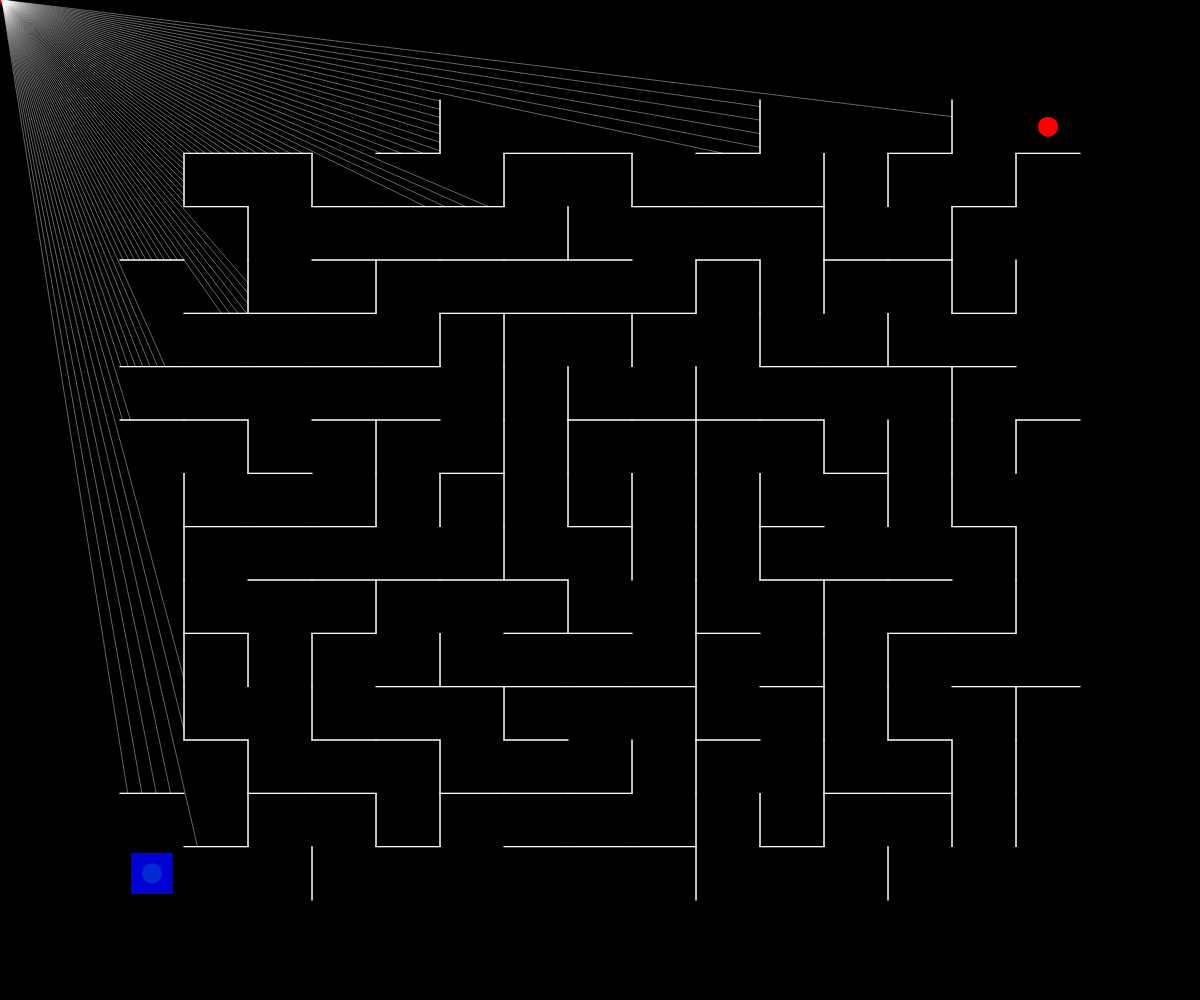
Frame 1 (no input)
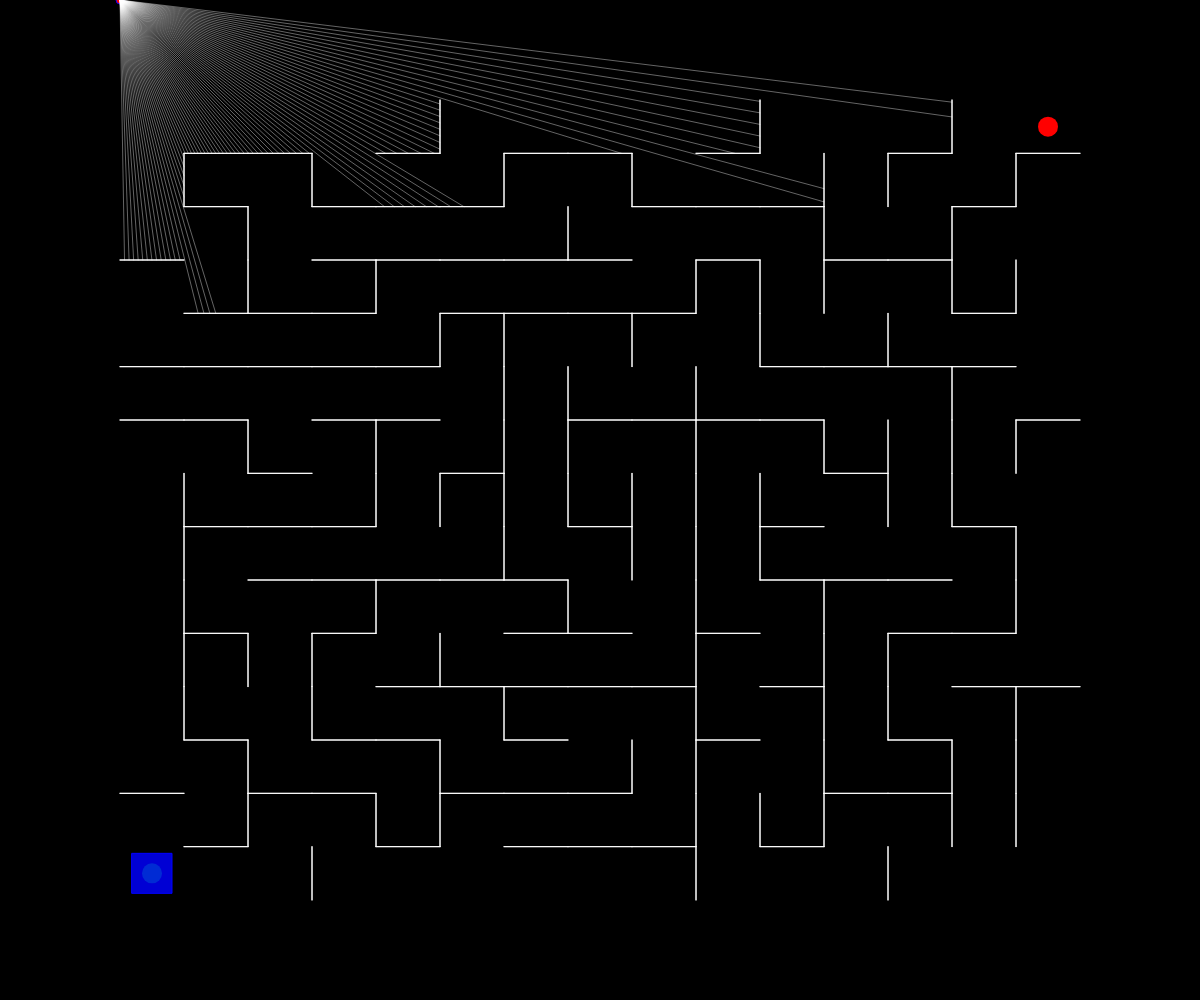
Frame 60 (no input)
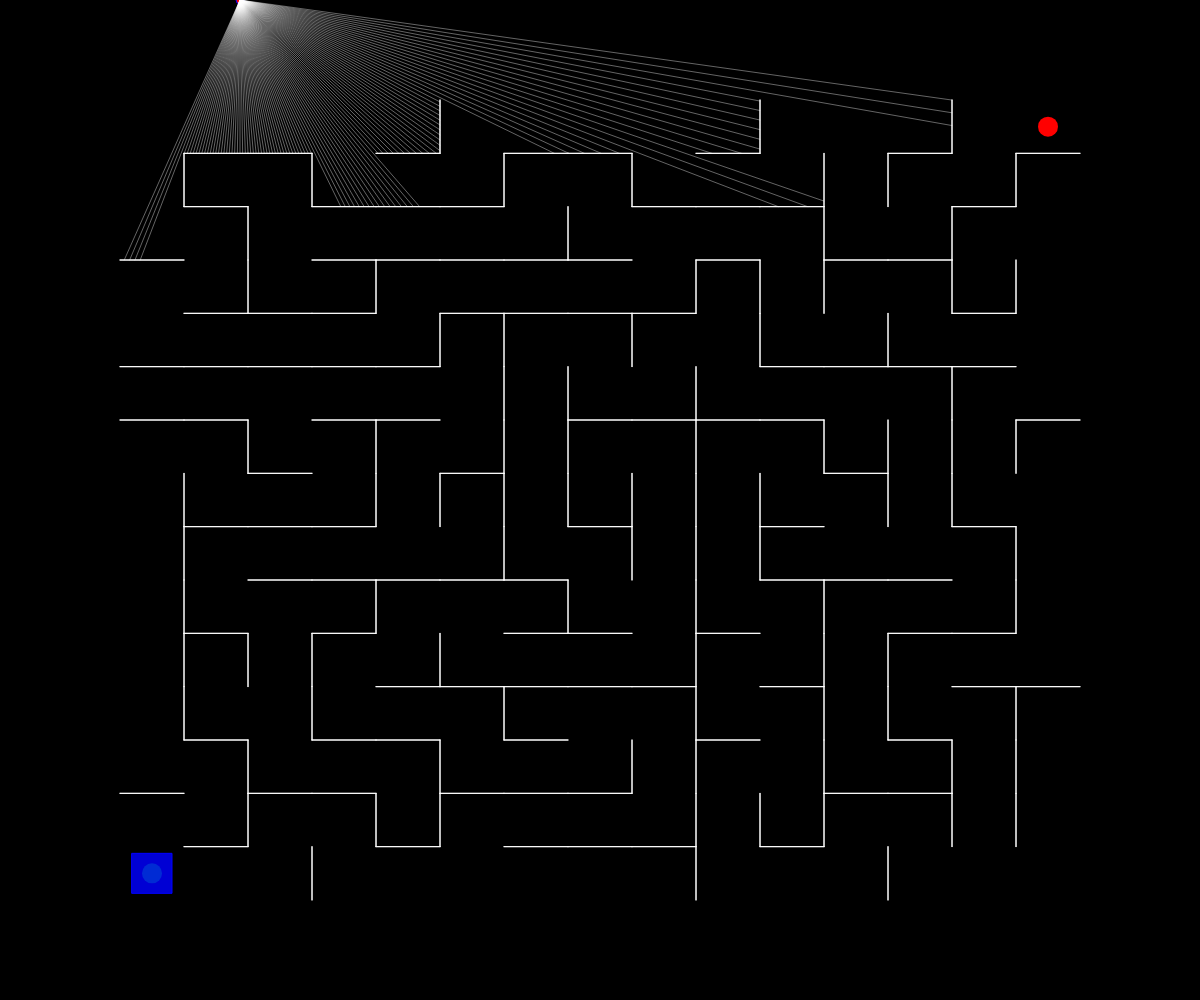
Frame 120 (the mouse pressed at the canvas centre since frame 60)

The p5.js sketch that drew these frames (run headless with seeded random() and noise() and a simulated clock; from frame 60 on, the mouse is pressed at the canvas centre):

// p5.js sketch
// ── sketch.js

let walls = [];
let particle;
let rectangleSize = 40; // Size of the rectangle (blue cube)
let rectanglePos; // Position of the rectangle (blue cube)
let isDragging = false; // Flag to track if the rectangle is being dragged

let wallCount = 5;
let rayCount = 1; // Number of rays (smaller values recommended)
let useMaze = true; // Toggle between random walls and maze layout
let mazeGridSize = 15; // Number of cells in the maze grid
let mazeSizeFactor = 0.8; // Size of the maze as a proportion of the window (0 to 1)

let speed = 2; // Control the speed of the particle

let start, end; // Start and End points
let gameStarted = false; // Game start flag
let winMessageShown = false; // Flag to show win message only once

function setup() {
  createCanvas(windowWidth, windowHeight);

  if (useMaze) {
    createMaze(mazeGridSize, mazeSizeFactor);
  } else {
    for (let i = 0; i < wallCount; i++) {
      let x1 = random(width);
      let x2 = random(width);
      let y1 = random(height);
      let y2 = random(height);
      walls[i] = new Boundary(x1, y1, x2, y2);
    }
  }

  particle = new Particle();
  rectanglePos = createVector(start.x, start.y); // Initialize rectangle position at the start point
}

function draw() {
  background(0);

  // Show the maze walls
  for (let wall of walls) {
    wall.show();
  }

  // Show Start and End points
  fill(0, 255, 0); // Green for start
  noStroke();
  ellipse(start.x, start.y, 20, 20);
  fill(255, 0, 0); // Red for end
  ellipse(end.x, end.y, 20, 20);

  // Draw the rectangle (cube) using CubeBoundary
  let cubeBoundary = new CubeBoundary(rectanglePos.x - rectangleSize / 2, rectanglePos.y - rectangleSize / 2, rectangleSize, rectangleSize);
  cubeBoundary.show();  // Draw the boundary of the cube

  // Check for winning condition
  if (gameStarted && !winMessageShown) {
    let distToEnd = dist(rectanglePos.x, rectanglePos.y, end.x, end.y);
    if (distToEnd < rectangleSize / 2) {
      winMessageShown = true;
      setTimeout(() => {
        alert("You Win!"); // Display win message
      }, 500);
    }
  }

  // Update and show the particle
  particle.update();
  particle.show();
  particle.look(walls, cubeBoundary); // Now pass cubeBoundary for ray-casting
}

function mousePressed() {
  let cubeBoundary = new CubeBoundary(rectanglePos.x - rectangleSize / 2, rectanglePos.y - rectangleSize / 2, rectangleSize, rectangleSize);
  
  // Check if the mouse is inside the cube (bounding box check)
  if (
    mouseX > rectanglePos.x - rectangleSize / 2 &&
    mouseX < rectanglePos.x + rectangleSize / 2 &&
    mouseY > rectanglePos.y - rectangleSize / 2 &&
    mouseY < rectanglePos.y + rectangleSize / 2
  ) {
    isDragging = true; // Start dragging the cube
    if (!gameStarted) {
      gameStarted = true; // Start the game once the cube is clicked
    }
  }
}

function mouseReleased() {
  isDragging = false; // Stop dragging the cube when mouse is released
}

function mouseDragged() {
  if (isDragging) {
    rectanglePos.x = mouseX; // Update cube's position to follow the mouse
    rectanglePos.y = mouseY;
  }
}

function createMaze(gridSize, sizeFactor) {
  let mazeWidth = width * sizeFactor;
  let mazeHeight = height * sizeFactor;
  let cellWidth = mazeWidth / gridSize;
  let cellHeight = mazeHeight / gridSize;

  let grid = [];
  let stack = [];

  // Calculate maze offset for centering
  let xOffset = (width - mazeWidth) / 2;
  let yOffset = (height - mazeHeight) / 2;

  // Initialize grid
  for (let i = 0; i < gridSize; i++) {
    grid[i] = [];
    for (let j = 0; j < gridSize; j++) {
      grid[i][j] = {
        x: i,
        y: j,
        walls: [true, true, true, true], // Top, Right, Bottom, Left
        visited: false
      };
    }
  }

  // Recursive backtracking
  let current = grid[gridSize - 1][0]; // Start at bottom-left corner
  current.visited = true;
  stack.push(current);

  while (stack.length > 0) {
    let next = getUnvisitedNeighbor(current, grid, gridSize);

    if (next) {
      next.visited = true;

      // Remove walls between current and next
      removeWalls(current, next);

      // Push current to stack
      stack.push(current);

      // Move to next cell
      current = next;
    } else {
      // Backtrack
      current = stack.pop();
    }
  }

  // Create walls based on cell data
  for (let i = 0; i < gridSize; i++) {
    for (let j = 0; j < gridSize; j++) {
      let cell = grid[i][j];
      let x = xOffset + cell.x * cellWidth;
      let y = yOffset + cell.y * cellHeight;

      // Only add internal walls
      if (cell.walls[0] && j > 0) walls.push(new Boundary(x, y, x + cellWidth, y)); // Top
      if (cell.walls[1] && i < gridSize - 1) walls.push(new Boundary(x + cellWidth, y, x + cellWidth, y + cellHeight)); // Right
      if (cell.walls[2] && j < gridSize - 1) walls.push(new Boundary(x + cellWidth, y + cellHeight, x, y + cellHeight)); // Bottom
      if (cell.walls[3] && i > 0) walls.push(new Boundary(x, y + cellHeight, x, y)); // Left
    }
  }

  // Define start and end points
  start = createVector(xOffset + cellWidth / 2, yOffset + mazeHeight - cellHeight / 2); // Bottom-left
  end = createVector(xOffset + mazeWidth - cellWidth / 2, yOffset + cellHeight / 2); // Top-right
}

function getUnvisitedNeighbor(cell, grid, gridSize) {
  let neighbors = [];
  let { x, y } = cell;

  if (y > 0 && !grid[x][y - 1].visited) neighbors.push(grid[x][y - 1]); // Top
  if (x < gridSize - 1 && !grid[x + 1][y].visited) neighbors.push(grid[x + 1][y]); // Right
  if (y < gridSize - 1 && !grid[x][y + 1].visited) neighbors.push(grid[x][y + 1]); // Bottom
  if (x > 0 && !grid[x - 1][y].visited) neighbors.push(grid[x - 1][y]); // Left

  if (neighbors.length > 0) {
    return random(neighbors);
  } else {
    return null;
  }
}

function removeWalls(current, next) {
  let x = current.x - next.x;
  let y = current.y - next.y;

  if (x === 1) {
    // Next is to the left
    current.walls[3] = false;
    next.walls[1] = false;
  } else if (x === -1) {
    // Next is to the right
    current.walls[1] = false;
    next.walls[3] = false;
  }

  if (y === 1) {
    // Next is above
    current.walls[0] = false;
    next.walls[2] = false;
  } else if (y === -1) {
    // Next is below
    current.walls[2] = false;
    next.walls[0] = false;
  }
}

///////////////////////////////////////////////Walls
class Boundary {
  constructor(x1, y1, x2, y2) {
    this.a = createVector(x1, y1);
    this.b = createVector(x2, y2);
  }

  show() {
    stroke(255); // Wall Color
    line(this.a.x, this.a.y, this.b.x, this.b.y);
  }

  // Cast ray against this boundary and return intersection point
  cast(ray) {
    let x1 = this.a.x;
    let y1 = this.a.y;
    let x2 = this.b.x;
    let y2 = this.b.y;

    let x3 = ray.pos.x;
    let y3 = ray.pos.y;
    let x4 = ray.pos.x + ray.dir.x;
    let y4 = ray.pos.y + ray.dir.y;

    let den = (x1 - x2) * (y3 - y4) - (y1 - y2) * (x3 - x4);
    if (den === 0) {
      return null;
    }

    let t = ((x1 - x3) * (y3 - y4) - (y1 - y3) * (x3 - x4)) / den;
    let u = -((x1 - x2) * (y1 - y3) - (y1 - y2) * (x1 - x3)) / den;

    if (t > 0 && t < 1 && u > 0) {
      let pt = createVector(x1 + t * (x2 - x1), y1 + t * (y2 - y1));
      return pt;
    }
    return null;
  }
}

///////////////////////////////////////////CubeBoundary
class CubeBoundary {
  constructor(x, y, w, h) {
    this.topLeft = createVector(x, y);
    this.topRight = createVector(x + w, y);
    this.bottomLeft = createVector(x, y + h);
    this.bottomRight = createVector(x + w, y + h);
  }

  show() {
    fill(0, 0, 255, 150); // Blue fill with transparency for the cube
    noStroke(); // No stroke around the cube
    rect(this.topLeft.x, this.topLeft.y, rectangleSize, rectangleSize); // Draw filled rectangle

    stroke(0, 0, 255); // Blue outline for the cube
    rect(this.topLeft.x, this.topLeft.y, rectangleSize, rectangleSize); // Draw outline
  }

  // Return an array of all four edges of the cube (rectangle)
  getEdges() {
    return [
      new Boundary(this.topLeft.x, this.topLeft.y, this.topRight.x, this.topRight.y),
      new Boundary(this.topRight.x, this.topRight.y, this.bottomRight.x, this.bottomRight.y),
      new Boundary(this.bottomRight.x, this.bottomRight.y, this.bottomLeft.x, this.bottomLeft.y),
      new Boundary(this.bottomLeft.x, this.bottomLeft.y, this.topLeft.x, this.topLeft.y),
    ];
  }
}

///////////////////////////////////////////////////////Ray
class Ray {
  constructor(pos, angle) {
    this.pos = pos;
    this.angle = angle;
    this.dir = p5.Vector.fromAngle(angle);
  }

  cast(wall) {
    let x1 = wall.a.x;
    let y1 = wall.a.y;
    let x2 = wall.b.x;
    let y2 = wall.b.y;

    let x3 = this.pos.x;
    let y3 = this.pos.y;
    let x4 = this.pos.x + this.dir.x;
    let y4 = this.pos.y + this.dir.y;

    let den = (x1 - x2) * (y3 - y4) - (y1 - y2) * (x3 - x4);
    if (den === 0) {
      return null;
    }

    let t = ((x1 - x3) * (y3 - y4) - (y1 - y3) * (x3 - x4)) / den;
    let u = -((x1 - x2) * (y1 - y3) - (y1 - y2) * (x1 - x3)) / den;

    if (t > 0 && t < 1 && u > 0) {
      let pt = createVector(x1 + t * (x2 - x1), y1 + t * (y2 - y1));
      return pt;
    }
    return null;
  }

  show() {
    stroke(255); // Ray color is white again
    line(this.pos.x, this.pos.y, this.pos.x + this.dir.x * 20, this.pos.y + this.dir.y * 20);
  }
}

///////////////////////////////////////////////////////Particles
class Particle {
  constructor() {
    this.pos = createVector(0, 0);
    this.rays = [];
    this.angle = 0;
    this.speed = speed; // Speed variable
    this.directionIndex = 0;

    for (let a = 0; a < 360; a += rayCount) {
      this.rays.push(new Ray(this.pos, radians(a)));
    }
  }

  update() {
    switch (this.directionIndex) {
      case 0: // Move Right
        this.pos.x += this.speed;
        if (this.pos.x > width) {
          this.pos.x = width;
          this.directionIndex = 1;
        }
        break;
      case 1: // Move Down
        this.pos.y += this.speed;
        if (this.pos.y > height) {
          this.pos.y = height;
          this.directionIndex = 2;
        }
        break;
      case 2: // Move Left
        this.pos.x -= this.speed;
        if (this.pos.x < 0) {
          this.pos.x = 0;
          this.directionIndex = 3;
        }
        break;
      case 3: // Move Up
        this.pos.y -= this.speed;
        if (this.pos.y < 0) {
          this.pos.y = 0;
          this.directionIndex = 0;
        }
        break;
    }
  }

  look(walls, cubeBoundary) {
    for (let ray of this.rays) {
      let closest = null;
      let record = Infinity;

      // Check walls
      for (let wall of walls) {
        const pt = ray.cast(wall);
        if (pt) {
          const d = p5.Vector.dist(this.pos, pt);
          if (d < record) {
            record = d;
            closest = pt;
          }
        }
      }

      // Check collision with cube boundaries
      let cubeEdges = cubeBoundary.getEdges();  // Get all edges of the cube boundary
      for (let edge of cubeEdges) {
        const pt = ray.cast(edge);  // Check for collision with each edge of the cube
        if (pt) {
          const d = p5.Vector.dist(this.pos, pt);
          if (d < record) {
            record = d;
            closest = pt;
          }
        }
      }

      // Draw ray
      if (closest) {
        stroke(255, 100); // Ray color
        line(this.pos.x, this.pos.y, closest.x, closest.y);
      }
    }
  }

  show() {
    fill(255, 0, 0);
    ellipse(this.pos.x, this.pos.y, 8, 8); // Show the particle (red dot)
  }
}
